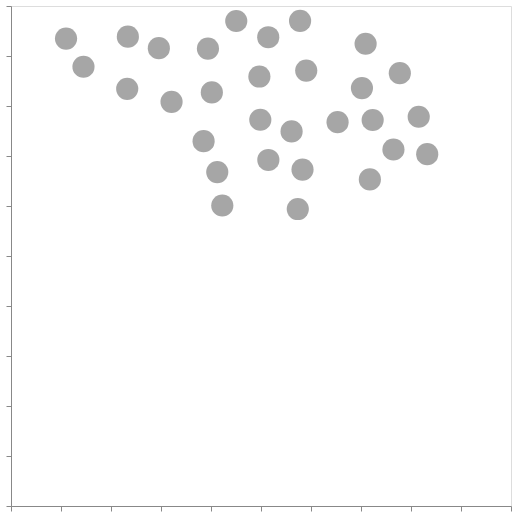

Source (notebook cell):
### Code cell
chart = create_plot(optimization_on=False)[0]
chart.show()
# print(chart.to_json())
# chart.to_url()
vega_spec = vlc.vegalite_to_vega(chart.to_json(), vl_version="5.20")
# vega_spec

### Figure 1 — Vega-Lite specification as saved in the notebook (floating-point values rounded to 4 significant figures)
{"config": {"view": {"continuousWidth": 300, "continuousHeight": 300}}, "data": {"name": "data-e0818a145a9412a08b66976e43c90e9c"}, "mark": {"type": "point", "color": "gray", "filled": true, "size": 490.9}, "encoding": {"x": {"axis": {"labels": false, "grid": false, "title": null}, "field": "column_0", "scale": {"domain": [0, 500]}, "type": "quantitative"}, "y": {"axis": {"labels": false, "grid": false, "title": null}, "field": "column_1", "scale": {"domain": [0, 500]}, "type": "quantitative"}}, "height": 500, "width": 500, "$schema": "https://vega.github.io/schema/vega-lite/v6.1.0.json", "datasets": {"data-e0818a145a9412a08b66976e43c90e9c": [{"column_0": 196.9, "column_1": 457.4}, {"column_0": 160.5, "column_1": 404.2}, {"column_0": 200.8, "column_1": 413.6}, {"column_0": 147.8, "column_1": 457.9}, {"column_0": 248.4, "column_1": 429.5}, {"column_0": 116.9, "column_1": 469.4}, {"column_0": 116.2, "column_1": 417.2}, {"column_0": 295.2, "column_1": 435.4}, {"column_0": 280.6, "column_1": 374.6}, {"column_0": 225.2, "column_1": 485.0}, {"column_0": 249.3, "column_1": 386.2}, {"column_0": 192.6, "column_1": 364.8}, {"column_0": 257.2, "column_1": 468.8}, {"column_0": 350.9, "column_1": 417.9}, {"column_0": 354.6, "column_1": 462.2}, {"column_0": 289.1, "column_1": 485.1}, {"column_0": 326.6, "column_1": 383.9}, {"column_0": 291.5, "column_1": 336.4}, {"column_0": 257.4, "column_1": 346.0}, {"column_0": 358.9, "column_1": 326.6}, {"column_0": 361.7, "column_1": 386.0}, {"column_0": 55.04, "column_1": 467.4}, {"column_0": 72.48, "column_1": 439.2}, {"column_0": 211.3, "column_1": 300.5}, {"column_0": 286.8, "column_1": 297.0}, {"column_0": 206.3, "column_1": 333.9}, {"column_0": 416.2, "column_1": 351.9}, {"column_0": 407.7, "column_1": 389.2}, {"column_0": 388.8, "column_1": 432.8}, {"column_0": 382.4, "column_1": 356.5}]}}
